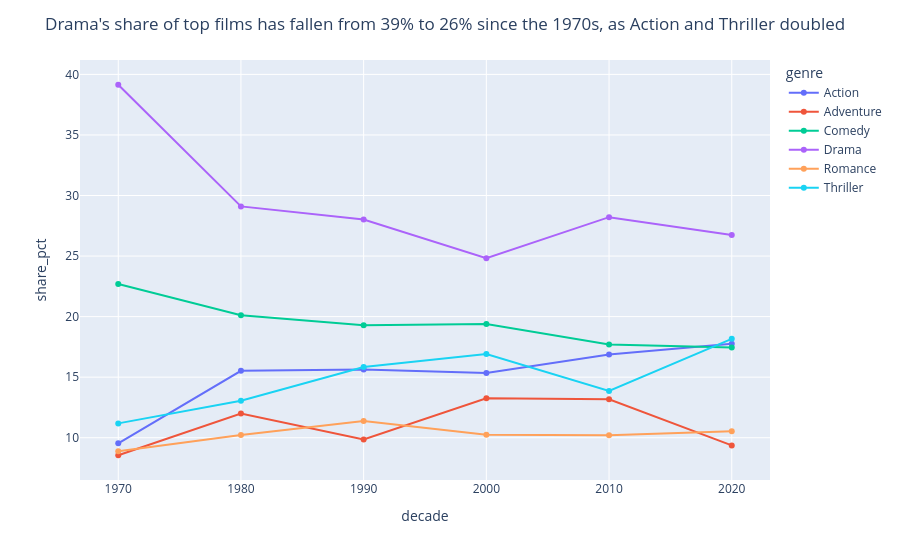

Source (notebook cell):
### Markdown cell above
**Why a line chart.** This chart tracks change over time, which a line makes
directly readable — a bar chart per decade would need six bars side by side
per period and hide the trend itself. I restrict to the top 6 genres by
frequency and to decades from 1970 onward, where the dataset has enough films
per decade for a share to be meaningful (earlier decades have very few TMDB
"popular" entries and would produce noisy, unreliable percentages).

### Code cell
top_genres = movies_with_genres_df["genre"].value_counts().head(6).index.tolist()  # .index extracts just the genre names from value_counts(), not the counts
sub = movies_with_genres_df[
    movies_with_genres_df["genre"].isin(top_genres)  # .isin() returns True/False for each row, checking if its genre is in top_genres
    & (movies_with_genres_df["decade"] >= 1970)
]
counts = (
    sub.groupby(["decade", "genre"])
       .size()
       .rename("n")  # names the unnamed count column from .size() so it can be referenced as "n"
       .reset_index()  # turns the multi-level (decade, genre) index back into regular columns
)
counts["share_pct"] = (
    100 * counts["n"]
    / counts.groupby("decade")["n"].transform("sum")  # .transform("sum") sums "n" per decade but keeps one row per original row, so it can be divided row-by-row
)
fig3 = px.line(counts, x="decade", y="share_pct", color="genre", markers=True)
fig3.update_layout(title="Drama's share of top films has fallen from 39% to 26% since the 1970s, as Action and Thriller doubled")
fig3.write_html("../docs/charts/finding3_genre_share_by_decade.html", include_plotlyjs="cdn", full_html=True)
fig3.show()

### Figure 1 — Plotly figure (JSON) as saved in the notebook; plotly's stock layout.template omitted (floating-point values rounded to 4 significant figures)
{"data": [{"hovertemplate": "genre=Action<br>decade=%{x}<br>share_pct=%{y}<extra></extra>", "legendgroup": "Action", "line": {"color": "#636efa", "dash": "solid"}, "marker": {"symbol": "circle"}, "mode": "lines+markers", "name": "Action", "orientation": "v", "showlegend": true, "type": "scatter", "x": [1970, 1980, 1990, 2000, 2010, 2020], "xaxis": "x", "y": [9.539, 15.52, 15.63, 15.35, 16.87, 17.77], "yaxis": "y"}, {"hovertemplate": "genre=Adventure<br>decade=%{x}<br>share_pct=%{y}<extra></extra>", "legendgroup": "Adventure", "line": {"color": "#EF553B", "dash": "solid"}, "marker": {"symbol": "circle"}, "mode": "lines+markers", "name": "Adventure", "orientation": "v", "showlegend": true, "type": "scatter", "x": [1970, 1980, 1990, 2000, 2010, 2020], "xaxis": "x", "y": [8.553, 11.99, 9.848, 13.26, 13.17, 9.364], "yaxis": "y"}, {"hovertemplate": "genre=Comedy<br>decade=%{x}<br>share_pct=%{y}<extra></extra>", "legendgroup": "Comedy", "line": {"color": "#00cc96", "dash": "solid"}, "marker": {"symbol": "circle"}, "mode": "lines+markers", "name": "Comedy", "orientation": "v", "showlegend": true, "type": "scatter", "x": [1970, 1980, 1990, 2000, 2010, 2020], "xaxis": "x", "y": [22.7, 20.11, 19.29, 19.4, 17.7, 17.45], "yaxis": "y"}, {"hovertemplate": "genre=Drama<br>decade=%{x}<br>share_pct=%{y}<extra></extra>", "legendgroup": "Drama", "line": {"color": "#ab63fa", "dash": "solid"}, "marker": {"symbol": "circle"}, "mode": "lines+markers", "name": "Drama", "orientation": "v", "showlegend": true, "type": "scatter", "x": [1970, 1980, 1990, 2000, 2010, 2020], "xaxis": "x", "y": [39.14, 29.1, 28.02, 24.82, 28.21, 26.73], "yaxis": "y"}, {"hovertemplate": "genre=Romance<br>decade=%{x}<br>share_pct=%{y}<extra></extra>", "legendgroup": "Romance", "line": {"color": "#FFA15A", "dash": "solid"}, "marker": {"symbol": "circle"}, "mode": "lines+markers", "name": "Romance", "orientation": "v", "showlegend": true, "type": "scatter", "x": [1970, 1980, 1990, 2000, 2010, 2020], "xaxis": "x", "y": [8.882, 10.23, 11.37, 10.25, 10.2, 10.52], "yaxis": "y"}, {"hovertemplate": "genre=Thriller<br>decade=%{x}<br>share_pct=%{y}<extra></extra>", "legendgroup": "Thriller", "line": {"color": "#19d3f3", "dash": "solid"}, "marker": {"symbol": "circle"}, "mode": "lines+markers", "name": "Thriller", "orientation": "v", "showlegend": true, "type": "scatter", "x": [1970, 1980, 1990, 2000, 2010, 2020], "xaxis": "x", "y": [11.18, 13.05, 15.84, 16.92, 13.85, 18.17], "yaxis": "y"}], "layout": {"legend": {"title": {"text": "genre"}, "tracegroupgap": 0}, "margin": {"t": 60}, "title": {"text": "Drama's share of top films has fallen from 39% to 26% since the 1970s, as Action and Thriller doubled"}, "xaxis": {"anchor": "y", "domain": [0, 1], "title": {"text": "decade"}}, "yaxis": {"anchor": "x", "domain": [0, 1], "title": {"text": "share_pct"}}}}
